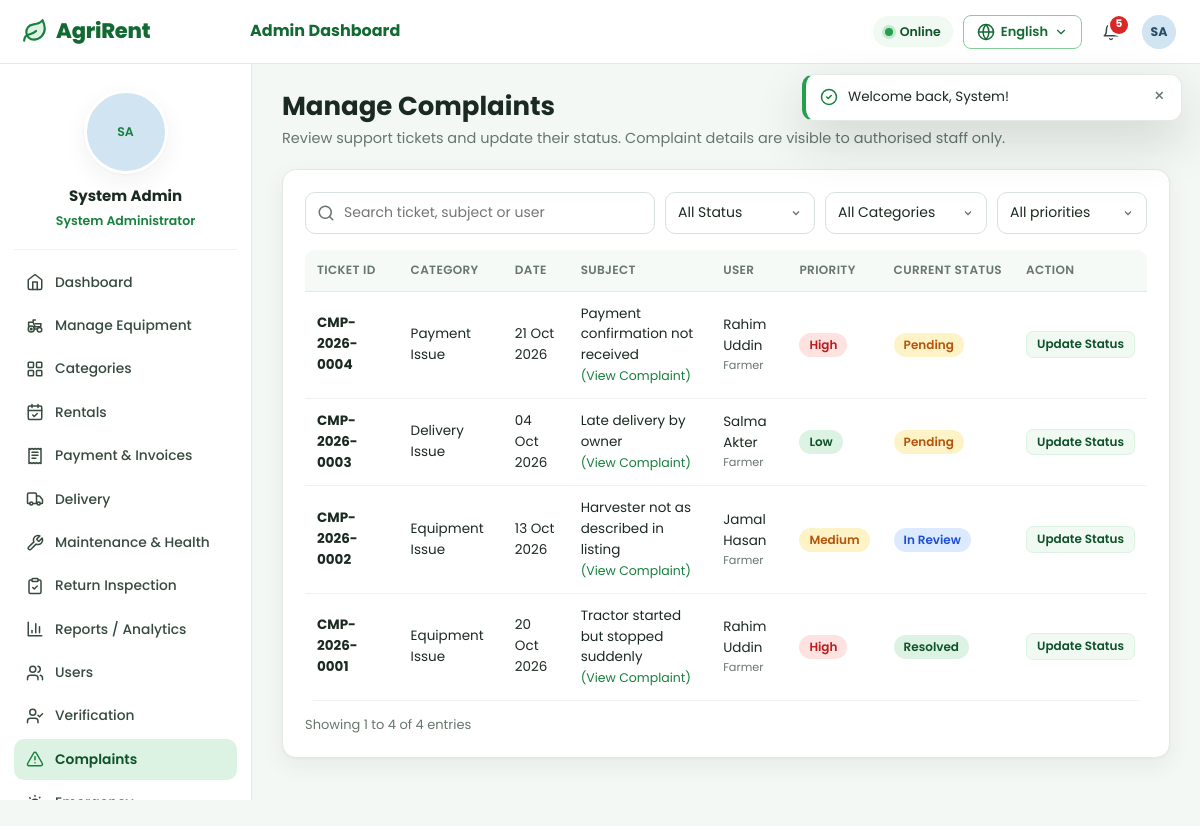
Screenshot of /index.php?r=complaint/index (signed in) with the database file from the repository.
### tables this page shows
CREATE TABLE `users` (
  `id` INT UNSIGNED NOT NULL AUTO_INCREMENT,
  `name` VARCHAR(100) NOT NULL,
  `email` VARCHAR(160) NOT NULL,
  `phone` VARCHAR(30) NOT NULL DEFAULT '',
  `address` VARCHAR(255) NOT NULL DEFAULT '',
  `password` VARCHAR(255) NOT NULL,
  `role` ENUM('farmer','employee','admin') NOT NULL,
   
  `status` ENUM('inactive','active','suspended','deleted') NOT NULL DEFAULT 'inactive',
  `email_verified_at` DATETIME DEFAULT NULL,
   
  `verification_status` ENUM('pending','approved','rejected') NOT NULL DEFAULT 'pending',
  `verification_note` VARCHAR(255) DEFAULT NULL,
  `verification_document` VARCHAR(255) DEFAULT NULL,
  `verified_by` INT UNSIGNED DEFAULT NULL,
  `verified_at` DATETIME DEFAULT NULL,
  `employee_code` VARCHAR(30) DEFAULT NULL,
  `profile_photo` VARCHAR(255) DEFAULT NULL,
  `language` ENUM('en','bn') NOT NULL DEFAULT 'en',
  `two_factor_enabled` TINYINT(1) NOT NULL DEFAULT 0,
  `google_id` VARCHAR(64) DEFAULT NULL,
  `failed_attempts` INT UNSIGNED NOT NULL DEFAULT 0,
  `locked_until` DATETIME DEFAULT NULL,
  `last_login_at` DATETIME DEFAULT NULL,
  `last_login_ip` VARCHAR(45) DEFAULT NULL,
  `last_login_agent` VARCHAR(255) DEFAULT NULL,
  `remember_selector` CHAR(24) DEFAULT NULL,
  `remember_hash` CHAR(64) DEFAULT NULL,
  `remember_expires` DATETIME DEFAULT NULL,
  `deleted_at` DATETIME DEFAULT NULL,
  `created_at` DATETIME NOT NULL DEFAULT CURRENT_TIMESTAMP,
  `updated_at` DATETIME NOT NULL DEFAULT CURRENT_TIMESTAMP ON UPDATE CURRENT_TIMESTAMP,
  PRIMARY KEY (`id`),
  UNIQUE KEY `uq_users_email` (`email`),
  UNIQUE KEY `uq_users_google` (`google_id`),
  UNIQUE KEY `uq_users_remember` (`remember_selector`),
  KEY `idx_users_role_status` (`role`,`status`,`verification_status`)
);

CREATE TABLE `complaints` (
  `id` INT UNSIGNED NOT NULL AUTO_INCREMENT,
  `ticket_no` VARCHAR(20) DEFAULT NULL,
  `user_id` INT UNSIGNED NOT NULL,
  `booking_id` INT UNSIGNED DEFAULT NULL,
  `category` VARCHAR(40) NOT NULL,
  `priority` ENUM('low','medium','high') NOT NULL DEFAULT 'medium',
  `subject` VARCHAR(180) NOT NULL,
  `description` TEXT NOT NULL,
  `attachment` VARCHAR(255) DEFAULT NULL,
  `status` ENUM('pending','in_review','resolved','closed') NOT NULL DEFAULT 'pending',
  `admin_response` TEXT DEFAULT NULL,
  `handled_by` INT UNSIGNED DEFAULT NULL,
  `client_uuid` CHAR(36) DEFAULT NULL,
  `created_at` DATETIME NOT NULL DEFAULT CURRENT_TIMESTAMP,
  `updated_at` DATETIME NOT NULL DEFAULT CURRENT_TIMESTAMP ON UPDATE CURRENT_TIMESTAMP,
  PRIMARY KEY (`id`),
  UNIQUE KEY `uq_complaints_ticket` (`ticket_no`),
  UNIQUE KEY `uq_complaints_uuid` (`client_uuid`),
  KEY `idx_complaints_user_status` (`user_id`,`status`),
  CONSTRAINT `fk_complaints_user` FOREIGN KEY (`user_id`) REFERENCES `users` (`id`) ON DELETE CASCADE,
  CONSTRAINT `fk_complaints_booking` FOREIGN KEY (`booking_id`) REFERENCES `bookings` (`id`) ON DELETE SET NULL,
  CONSTRAINT `fk_complaints_handler` FOREIGN KEY (`handled_by`) REFERENCES `users` (`id`) ON DELETE SET NULL
);

### app/views/complaint/_table.php (the view, shortened to what the rows shown need)
<div class="table-wrap">
    <table class="table">
        <thead><tr><th><?= e(t('Ticket ID')) ?></th><th><?= e(t('Category')) ?></th><th><?= e(t('Date')) ?></th><th><?= e(t('Subject')) ?></th><th><?= e(t('User')) ?></th><th><?= e(t('Priority')) ?></th><th><?= e(t('Current Status')) ?></th><th><?= e(t('Action')) ?></th></tr></thead>
        <tbody>
        <?php foreach ($rows as $c): ?>
            <tr data-row="cmp-<?= (int)$c['id'] ?>">
                <td><strong><?= e($c['ticket_no']) ?></strong></td>
                <td><?= e(t($c['category'])) ?></td>
                <td><?= e(fmt_date($c['created_at'])) ?></td>
                <td><?= e(str_limit($c['subject'], 40)) ?><a class="block small" href="<?= e(url('complaint/show', ['id' => $c['id']])) ?>">(<?= e(t('View Complaint')) ?>)</a></td>
                <td><?= e($c['user_name']) ?><small class="block muted"><?= e(role_label($c['user_role'])) ?></small></td>
                <td><?= badge($c['priority']) ?></td>
                <td data-status-cell><?= badge($c['status']) ?></td>
                <td><button class="btn btn-light btn-xs" type="button" data-modal-open="#complaintModal" data-complaint-edit="<?= e(url('complaint/show', ['id' => $c['id']])) ?>"><?= e(t('Update Status')) ?></button></td>
            </tr>
        <?php endforeach; ?>
        </tbody>
    </table>
</div>
<?php include __DIR__ . '/../partials/pagination.php'; ?>

### app/helpers.php (shortened to what the rows shown need)
<?php
function config(string $key, $default = null)
{
    $value = $GLOBALS['__config'];
    foreach (explode('.', $key) as $part) {
        $value = $value[$part];
    }
    return $value;
}
function url(string $route = '', array $params = []): string
{
    $query = $route !== '' ? 'r=' . $route : '';
    if ($params) {
        $query .= ($query !== '' ? '&' : '') . http_build_query($params);
    }
    return 'index.php' . ($query !== '' ? '?' . $query : '');
}
function e($value): string
{
    return htmlspecialchars((string)$value, ENT_QUOTES | ENT_SUBSTITUTE, 'UTF-8');
}
function t(string $key, array $params = []): string
{
    return Lang::translate($key, $params);
}
function fmt_date(?string $date, string $format = 'd M Y'): string
{
    $ts = strtotime($date);
    return $ts ? date($format, $ts) : '—';
}
function str_limit(?string $text, int $limit = 80): string
{
    $text = (string)$text;
    return mb_strlen($text) > $limit ? rtrim(mb_substr($text, 0, $limit - 1)) . '…' : $text;
}
function icon(string $name, string $class = ''): string
{
    return Icon::svg($name, $class);
}
function status_meta(string $status): array
{
    static $map = [
        'pending' => ['Pending', 'amber'], 'confirmed' => ['Confirmed', 'blue'], 'delivered' => ['Delivered', 'green'],
        'returned' => ['Returned', 'purple'], 'completed' => ['Completed', 'green'], 'cancelled' => ['Cancelled', 'red'],
        'rejected' => ['Rejected', 'red'], 'active_rental' => ['Active', 'green'],
        'paid' => ['Paid', 'green'], 'failed' => ['Failed', 'red'], 'refunded' => ['Refunded', 'gray'],
        'unpaid' => ['Unpaid', 'amber'], 'partial' => ['Partially Paid', 'amber'],
        'assigned' => ['Assigned', 'blue'], 'in_progress' => ['In Progress', 'blue'],
        'available' => ['Available', 'green'], 'unavailable' => ['Not Available', 'red'], 'maintenance' => ['Maintenance', 'amber'],
        'inactive' => ['Inactive', 'gray'], 'good' => ['Good', 'green'], 'needs_maintenance' => ['Needs Maintenance', 'red'],
        'under_maintenance' => ['Under Maintenance', 'amber'], 'unknown' => ['Data Missing', 'gray'],
        'scheduled' => ['Scheduled', 'blue'], 'open' => ['Open', 'red'], 'resolved' => ['Resolved', 'green'],
        'in_review' => ['In Review', 'blue'], 'closed' => ['Closed', 'gray'],
        'low' => ['Low', 'green'], 'medium' => ['Medium', 'amber'], 'high' => ['High', 'red'],
        'active' => ['Active', 'green'], 'suspended' => ['Suspended', 'red'], 'deleted' => ['Deleted', 'gray'],
        'approved' => ['Approved', 'green'], 'verified' => ['Verified', 'green'], 'unverified' => ['Unverified', 'amber'],
        'damaged' => ['Damaged', 'red'], 'needs_service' => ['Needs Service', 'amber'],
        'normal' => ['Normal Season', 'gray'], 'harvest' => ['Harvest Season', 'amber'], 'off_season' => ['Off-season', 'blue'],
    ];
    $meta = $map[$status] ?? [ucwords(str_replace('_', ' ', $status)), 'gray'];
    return [t($meta[0]), $meta[1]];
}
function badge(?string $status, ?string $label = null): string
{
    $status = (string)$status;
    [$text, $color] = status_meta($status);
    return '<span class="badge badge-' . $color . '" data-status="' . e($status) . '">' . e($label ?? $text) . '</span>';
}
function initials(?string $name): string
{
    $parts = preg_split('/\s+/', trim((string)$name)) ?: [];
    $letters = '';
    foreach (array_slice($parts, 0, 2) as $part) {
        $letters .= mb_strtoupper(mb_substr($part, 0, 1));
    }
    return $letters ?: 'U';
}
function avatar(?array $user, string $size = ''): string
{
    $class = 'avatar' . ($size ? ' avatar-' . $size : '');
    $hue = crc32((string)($user['name'] ?? 'user')) % 360;
    return '<span class="' . $class . ' avatar-initials" style="--hue:' . $hue . '">' . e(initials($user['name'] ?? '')) . '</span>';
}
function role_label(string $role): string
{
    return t(ucfirst($role));
}
function paginate(int $total, int $page, int $perPage = 10): array
{
    $pages = max(1, (int)ceil($total / max(1, $perPage)));
    $page = min(max(1, $page), $pages);
    return ['page' => $page, 'pages' => $pages, 'offset' => ($page - 1) * $perPage, 'per' => $perPage, 'total' => $total];
}

### app/views/partials/pagination.php (shortened to what the rows shown need)
<?php
if (($meta['pages'] ?? 1) <= 1) {
    if (($meta['total'] ?? 0) > 0) {
        echo '<div class="pagination"><span class="muted">' . e(t('Showing :a to :b of :c entries', ['a' => 1, 'b' => $meta['total'], 'c' => $meta['total']])) . '</span></div>';
    }
    return;
}
?>

### app/views/layouts/app.php (shortened to what the rows shown need)
<?php
$me = Auth::user();
$current = Router::current();
?>
<!doctype html>
<html lang="<?= Lang::get() ?>" data-lang="<?= Lang::get() ?>">
<head><?php include __DIR__ . '/_head.php'; ?></head>
<body class="app role-<?= e($me['role']) ?>" data-route="<?= e($current) ?>">
<header class="topbar">
    <a class="brand" href="<?= e(url('dashboard/index')) ?>"><?= icon('leaf') ?><span><?= e(setting('platform_name', 'AgriRent')) ?></span></a>
    <div class="topbar-title"><?= $me['role'] !== 'farmer' ? e(t(ucfirst($me['role']) . ' Dashboard')) : '' ?></div>
    <div class="topbar-actions">
        <div class="net-status" id="netStatus" title="<?= e(t('Connection & offline sync status')) ?>">
        </div>
        <?php include __DIR__ . '/_lang.php'; ?>
        <div class="dropdown notif-dropdown">
        </div>
        <div class="dropdown">
            <button class="user-chip" type="button" data-dropdown aria-label="<?= e(t('Account menu')) ?>"><?= avatar($me, 'sm') ?></button>
        </div>
    </div>
</header>
<aside class="sidebar" aria-label="<?= e(t('Sidebar')) ?>">
    <div class="sidebar-profile">
        <?= avatar($me, 'xl') ?>
        <strong><?= e($me['name']) ?></strong>
        <span><?= e($me['role'] === 'admin' ? t('System Administrator') : role_label($me['role'])) ?></span>
    </div>
</aside>
<main id="main" class="main">
    <?= $content ?>
</main>
</body>
</html>

### rows the page displays
users: role "Admin Dashboard", name "SA SA", name "System Admin", role "System Administrator"
complaints: ticket_no "CMP-2026-0004", category "Payment Issue", created_at "21 Oct 2026", subject "Payment confirmation not received", user.name "Rahim Uddin", user.role "Farmer", label "High Pending"
complaints: ticket_no "CMP-2026-0003", category "Delivery Issue", created_at "04 Oct 2026", subject "Late delivery by owner", user.name "Salma Akter", user.role "Farmer", label "Low Pending"
complaints: ticket_no "CMP-2026-0002", category "Equipment Issue", created_at "13 Oct 2026", subject "Harvester not as described in listing", user.name "Jamal Hasan", user.role "Farmer", label "Medium In Review"
complaints: ticket_no "CMP-2026-0001", category "Equipment Issue", created_at "20 Oct 2026", subject "Tractor started but stopped suddenly", user.name "Rahim Uddin", user.role "Farmer", label "High Resolved", user+id "Showing 1 to 4 of 4 entries"

### other values shown
setting('platform_name', 'AgriRent') "AgriRent"
$unread "5"
t($label) "Dashboard"
t($label) "Manage Equipment"
t($label) "Categories"
t($label) "Rentals"
t($label) "Payment & Invoices"
t($label) "Delivery"
t($label) "Maintenance & Health"
t($label) "Return Inspection"
t($label) "Reports / Analytics"
t($label) "Users"
t($label) "Verification"
t($label) "Complaints"
t('Manage Complaints') "Manage Complaints"
